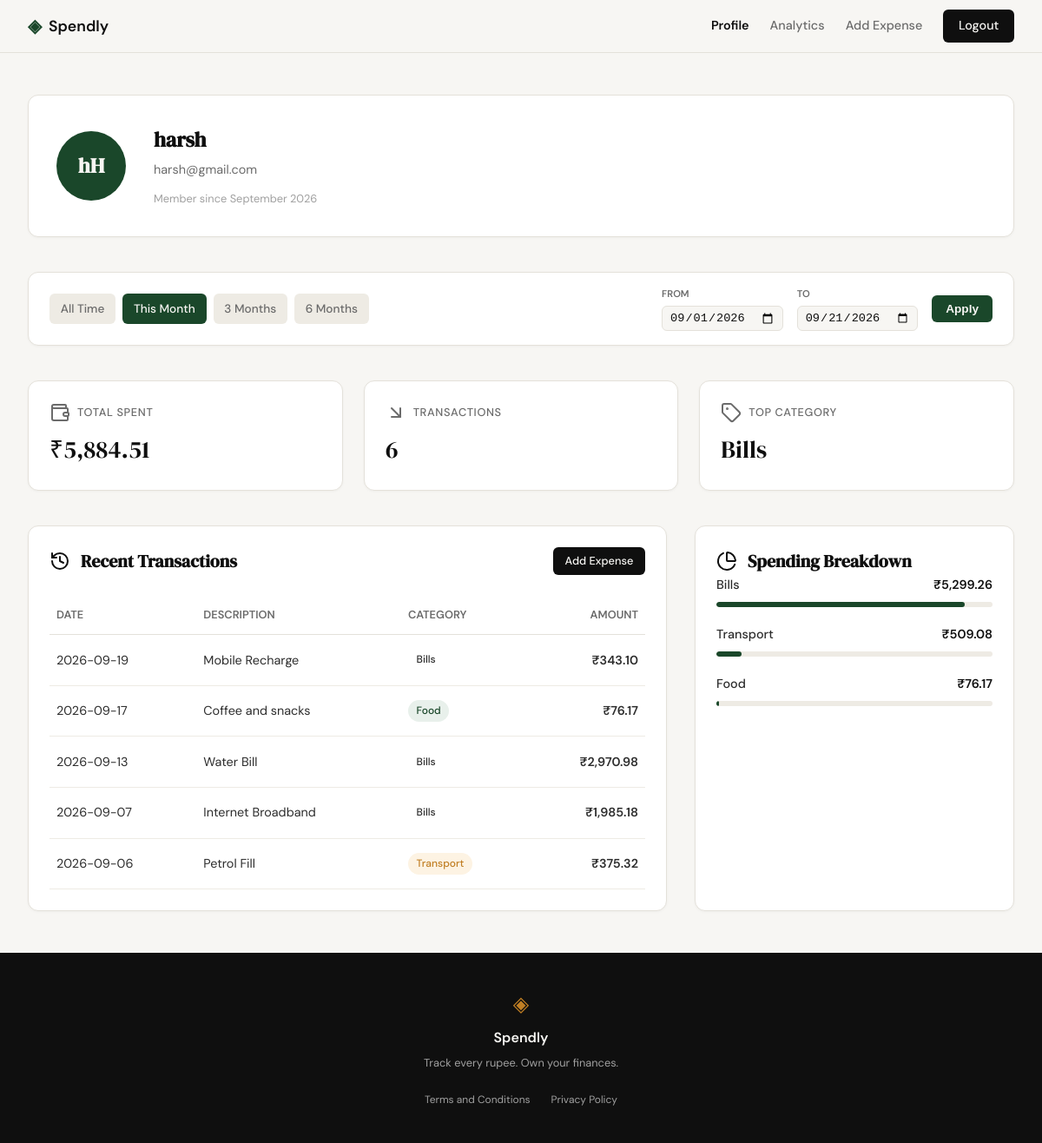
The page /profile?date_from=2026-09-01&date_to=2026-09-21 (signed in) on the database as committed earlier.
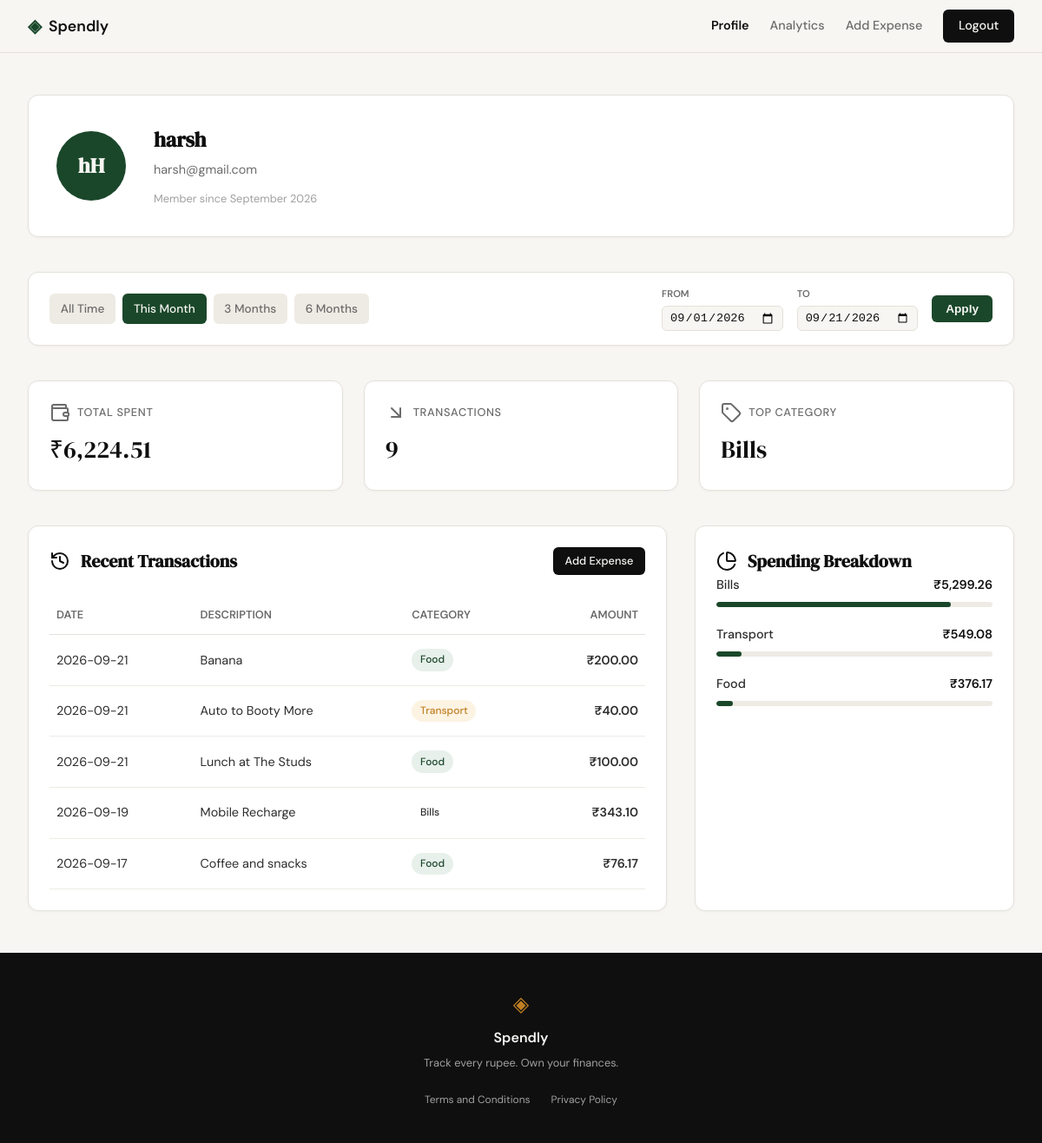
The same page on the database as committed later.
### tables this page shows
CREATE TABLE users (
                id INTEGER PRIMARY KEY AUTOINCREMENT,
                name TEXT NOT NULL,
                email TEXT UNIQUE NOT NULL,
                password_hash TEXT NOT NULL,
                created_at TEXT DEFAULT (datetime('now'))
            );

CREATE TABLE expenses (
                id INTEGER PRIMARY KEY AUTOINCREMENT,
                user_id INTEGER NOT NULL,
                amount REAL NOT NULL,
                category TEXT NOT NULL,
                date TEXT NOT NULL,
                description TEXT,
                created_at TEXT DEFAULT (datetime('now')),
                FOREIGN KEY (user_id) REFERENCES users(id)
            );

### app.py (the view)
@app.route("/profile")
def profile():
    if not session.get("user_id"):
        return redirect(url_for("login"))
    user_id = session["user_id"]
    user = get_user_profile(user_id)
    if not user:
        return redirect(url_for("login")) # User no longer exists
    validated_from, validated_to, presets = _get_date_filter_params()
    stats = get_user_stats(user_id, validated_from, validated_to)
    transactions = get_recent_transactions(user_id, date_from=validated_from, date_to=validated_to)
    categories = get_category_breakdown(user_id, validated_from, validated_to)
    return render_template(
        "profile.html",
        user=user,
        stats=stats,
        transactions=transactions,
        categories=categories,
        date_from=validated_from,
        date_to=validated_to,
        presets=presets
    )

### database/db.py (called while the page is built)
def get_db():
    conn = sqlite3.connect(DB_PATH)
    conn.row_factory = sqlite3.Row
    conn.execute("PRAGMA foreign_keys = ON;")
    return conn

def get_user_profile(user_id):
    with get_db() as conn:
        user = conn.execute(
            "SELECT name, email, created_at FROM users WHERE id = ?",
            (user_id,)
        ).fetchone()
        if user:
            import datetime
            dt = datetime.datetime.strptime(user['created_at'], '%Y-%m-%d %H:%M:%S')
            return {
                "name": user['name'],
                "email": user['email'],
                "join_date": dt.strftime('%B %Y')
            }
        return None

def _apply_date_filter(query, params, date_from, date_to):
    if date_from and date_to:
        query += " AND date BETWEEN ? AND ?"
        params.extend([date_from, date_to])
    return query, params

def get_recent_transactions(user_id, limit=5, date_from=None, date_to=None):
    with get_db() as conn:
        query = "SELECT date, description, category, amount FROM expenses WHERE user_id = ?"
        params = [user_id]
        query, params = _apply_date_filter(query, params, date_from, date_to)
        query += " ORDER BY date DESC, id DESC LIMIT ?"
        params.append(limit)
        rows = conn.execute(query, params).fetchall()
        return [
            {
                "date": row['date'],
                "description": row['description'],
                "category": row['category'],
                "amount": f"₹{row['amount']:,.2f}"
            }
            for row in rows
        ]

### templates/profile.html (shortened to what this page needs)
{% extends "base.html" %}
{% block head %}
<link rel="stylesheet" href="{{ url_for('static', filename='css/profile.css') }}">
{% endblock %}
{% block content %}
<div class="profile-container">
    <header class="profile-header-card">
        <div class="profile-avatar">
            {{ user.name[0] }}{{ user.name.split(' ')[-1][0] | upper }}
        </div>
        <div class="profile-user-info">
            <h1 class="profile-name">{{ user.name }}</h1>
            <span class="profile-email">{{ user.email }}</span>
            <span class="profile-meta">Member since {{ user.join_date }}</span>
        </div>
    </header>
    <div class="filter-bar">
        <div class="filter-presets">
            <a href="{{ url_for('profile') }}"
               class="filter-btn {{ 'active' if not date_from }}"
               title="Show all time">All Time</a>
            <a href="{{ url_for('profile', date_from=presets.this_month[0], date_to=presets.this_month[1]) }}"
               class="filter-btn {{ 'active' if date_from == presets.this_month[0] }}"
               title="This Month">This Month</a>
            <a href="{{ url_for('profile', date_from=presets.last_3m[0], date_to=presets.last_3m[1]) }}"
               class="filter-btn {{ 'active' if date_from == presets.last_3m[0] }}"
               title="Last 3 Months">3 Months</a>
            <a href="{{ url_for('profile', date_from=presets.last_6m[0], date_to=presets.last_6m[1]) }}"
               class="filter-btn {{ 'active' if date_from == presets.last_6m[0] }}"
               title="Last 6 Months">6 Months</a>
        </div>
        <form class="filter-custom" method="GET" action="{{ url_for('profile') }}">
            <div class="input-group">
                <label for="date_from">From</label>
                <input type="date" id="date_from" name="date_from" value="{{ date_from or '' }}">
            </div>
            <div class="input-group">
                <label for="date_to">To</label>
                <input type="date" id="date_to" name="date_to" value="{{ date_to or '' }}">
            </div>
            <button type="submit" class="filter-apply-btn">Apply</button>
        </form>
    </div>
    <section class="stats-grid">
        <div class="stat-card">
            <span class="stat-label"><i data-lucide="wallet"></i> Total Spent</span>
            <span class="stat-value">{{ stats.total_spent }}</span>
        </div>
        <div class="stat-card">
            <span class="stat-label"><i data-lucide="arrow-down-right"></i> Transactions</span>
            <span class="stat-value">{{ stats.transaction_count }}</span>
        </div>
        <div class="stat-card">
            <span class="stat-label"><i data-lucide="tag"></i> Top Category</span>
            <span class="stat-value">{{ stats.top_category }}</span>
        </div>
    </section>
    <div class="profile-content">
        <section class="content-section">
            <div class="section-header">
                <h2 class="section-title"><i data-lucide="history"></i> Recent Transactions</h2>
                <a href="{{ url_for('add_expense') }}" class="btn-primary btn-sm">Add Expense</a>
            </div>
            <div style="overflow-x: auto;">
                <table class="tx-table">
                    <thead>
                        <tr>
                            <th>Date</th>
                            <th>Description</th>
                            <th>Category</th>
                            <th style="text-align: right;">Amount</th>
                        </tr>
                    </thead>
                    <tbody>
                        {% for tx in transactions %}
                        <tr>
                            <td>{{ tx.date }}</td>
                            <td>{{ tx.description }}</td>
                            <td>
                                <span class="tx-badge badge-{{ tx.category | lower }}">
                                    {{ tx.category }}
                                </span>
                            </td>
                            <td class="tx-amount">{{ tx.amount }}</td>
                        </tr>
                        {% endfor %}
                    </tbody>
                </table>
            </div>
        </section>
        <section class="content-section">
            <h2 class="section-title"><i data-lucide="pie-chart"></i> Spending Breakdown</h2>
            <div class="cat-list">
                {% for cat in categories %}
                <div class="cat-item">
                    <div class="cat-info">
                        <span class="cat-name">{{ cat.category }}</span>
                        <span class="cat-amount">{{ cat.amount }}</span>
                    </div>
                    <div class="cat-bar-track">
                        <div class="cat-bar-fill" style="width: {{ cat.percentage }}%;"></div>
                    </div>
                </div>
                {% endfor %}
            </div>
        </section>
    </div>
</div>
{% endblock %}

### templates/base.html (shortened to what this page needs)
<!DOCTYPE html>
<html lang="en">
<head>
    <link rel="stylesheet" href="{{ url_for('static', filename='css/style.css') }}">
    {% block head %}{% endblock %}
</head>
<body>
    <nav class="navbar">
        <div class="nav-inner">
            <a href="{{ url_for('landing') }}" class="nav-brand">
                <span class="brand-icon">◈</span>
                <span class="brand-name">Spendly</span>
            </a>
            <div class="nav-links">
                {% if session.get('user_id') %}
                    <a href="{{ url_for('profile') }}" class="{{ 'active' if request.endpoint == 'profile' }}">Profile</a>
                    <a href="{{ url_for('analytics') }}" class="{{ 'active' if request.endpoint == 'analytics' }}">Analytics</a>
                    <a href="{{ url_for('add_expense') }}">Add Expense</a>
                    <a href="{{ url_for('logout') }}" class="nav-cta">Logout</a>
                {% else %}
                    <a href="{{ url_for('login') }}">Sign in</a>
                    <a href="{{ url_for('register') }}" class="nav-cta">Get started</a>
                {% endif %}
            </div>
        </div>
    </nav>
    <main class="main-content">
        {% block content %}{% endblock %}
    </main>
    <footer class="footer">
        <div class="footer-inner">
            <span class="brand-icon">◈</span>
            <span class="footer-name">Spendly</span>
            <p class="footer-copy">Track every rupee. Own your finances.</p>
            <div class="footer-links">
                <a href="{{ url_for('terms') }}">Terms and Conditions</a>
                <a href="{{ url_for('privacy') }}">Privacy Policy</a>
            </div>
        </div>
    </footer>
</body>
</html>

### static/css/style.css (style rules this page uses)
:root { --ink: #0f0f0f; --ink-soft: #2d2d2d; --ink-muted: #6b6b6b; --ink-faint: #a0a0a0; --paper: #f7f6f3; --paper-warm: #f0ede6; --paper-card: #ffffff; --accent: #1a472a; --accent-light: #e8f0eb; --accent-2: #c17f24; --accent-2-light: #fdf3e3; --danger: #c0392b; --danger-light: #fdecea; --border: #e4e1da; --border-soft: #eeebe4; --font-display: 'DM Serif Display', Georgia, serif; --font-body: 'DM Sans', system-ui, sans-serif; --max-width: 1200px; --auth-width: 440px; --radius-sm: 6px; --radius-md: 12px; --radius-lg: 20px; }
*, *::before, *::after { box-sizing: border-box; margin: 0; padding: 0; }
html { font-size: 16px; scroll-behavior: smooth; }
body { background: var(--paper); color: var(--ink); font-family: var(--font-body); font-size: 1rem; line-height: 1.6; -webkit-font-smoothing: antialiased; }
a { color: inherit; text-decoration: none; }
.navbar { position: sticky; top: 0; z-index: 100; background: var(--paper); border-bottom: 1px solid var(--border); padding: 0 2rem; }
.nav-inner { max-width: var(--max-width); margin: 0 auto; height: 60px; display: flex; align-items: center; justify-content: space-between; }
.nav-brand { display: flex; align-items: center; gap: 0.5rem; font-family: var(--font-body); font-weight: 600; font-size: 1.1rem; color: var(--ink); }
.brand-icon { color: var(--accent); font-size: 1.3rem; }
.brand-name { color: var(--ink); }
.nav-links { display: flex; align-items: center; gap: 1.5rem; font-size: 0.9rem; font-weight: 500; }
.nav-links a { color: var(--ink-muted); transition: color 0.2s; }
.nav-links a:hover, .nav-links a.active { color: var(--ink); font-weight: 600; }
.nav-cta { background: var(--ink) !important; color: var(--paper) !important; padding: 0.45rem 1.1rem; border-radius: var(--radius-sm); transition: background 0.2s !important; }
.main-content { min-height: calc(100vh - 60px - 100px); }
.btn-primary { display: inline-block; background: var(--ink); color: var(--paper); padding: 0.65rem 1.5rem; border-radius: var(--radius-sm); font-family: var(--font-body); font-size: 0.9rem; font-weight: 500; cursor: pointer; border: none; transition: background 0.2s; text-decoration: none; }
.btn-primary.btn-sm { padding: 0.35rem 0.85rem; font-size: 0.8rem; }
.footer { background: var(--ink); color: var(--paper); padding: 2.5rem 2rem; text-align: center; }
.footer-inner { display: flex; flex-direction: column; align-items: center; gap: 0.4rem; }
.footer .brand-icon { color: var(--accent-2); font-size: 1.5rem; }
.footer-name { font-weight: 600; font-size: 1rem; }
.footer-copy { font-size: 0.8rem; color: var(--ink-faint); }
.footer-links { display: flex; gap: 1.5rem; margin-top: 1rem; font-size: 0.75rem; }
.footer-links a { color: var(--ink-faint); transition: color 0.2s; }

Rows that differ between the two databases and show on the page:
no longer on this page (row unchanged): expenses: date "2026-09-13", description "Water Bill", category "Bills", amount "₹2,970.98"
no longer on this page (row unchanged): expenses: date "2026-09-07", description "Internet Broadband", category "Bills", amount "₹1,985.18"
no longer on this page (row unchanged): expenses: date "2026-09-06", description "Petrol Fill", category "Transport", amount "₹375.32"
added expenses: date "2026-09-21", description "Banana", category "Food", amount "₹200.00"
added expenses: date "2026-09-21", description "Auto to Booty More", category "Transport", amount "₹40.00"
added expenses: date "2026-09-21", description "Lunch at The Studs", category "Food", amount "₹100.00"
Other text that changed with them:
{{ stats.total_spent }}: "₹5,884.51" → "₹6,224.51"
{{ stats.transaction_count }}: "6" → "9"
{{ cat.percentage }}: 90 → 85 (drawn)
new list line: "Transport ₹549.08"
new list line: "Food ₹376.17"
list line gone: "Transport ₹509.08"
list line gone: "Food ₹76.17"
